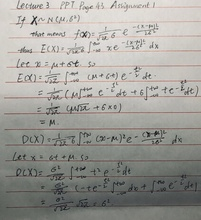
%> input picture q1/hw_lecture3_question1_1.jpg, 201 x 220 px, shrunk from 1079 x 1180 before the run
$ octave --eval "my_gaussian('../q1/hw_lecture3_question1_1.jpg');"   (GNU Octave 9; MATLAB toolbox functions it lacks are replaced by stand-ins)
%> lines starting %> are read from the running program, lines starting %| are printed output that depends on the picture
function my_gaussian(imageName)
%> called with imageName = '../q1/hw_lecture3_question1_1.jpg'

im = imread(imageName);
%> im is the input picture: size 220x201x3 uint8; mean R, G, B 160, 158.6, 153.7
im = rgb2gray(im);
%> im: size 220x201 uint8
[ori_row,ori_col] = size(im);
%> ori_row = 220; ori_col = 201

sigma = 4;
N = 2;
row_num = 4;

H = [];
for i = 1:row_num
    for j = 1:row_num
        tmp = double((i-N-1)^2+(j-N-1)^2);
        H(i,j) = exp(-tmp/(2*sigma*sigma))/(2*pi*sigma);
    end
end
H = H/sum(H(:));              % make sum = 1

result = zeros(ori_row,ori_col);
tmp_img2 = zeros(ori_row+2*N,ori_col+2*N);

for i = 1:ori_row                           % padding with zero
    for j = 1:ori_col
        tmp_img2(i+N,j+N) = im(i,j);
    end
end
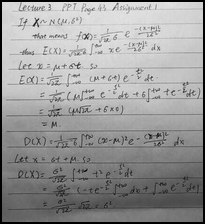
%> tmp_img2: size 224x205 double; min 0, max 242, mean 152.6
tmp_img = [];
for ai = N+1:ori_row+N
    for aj = N+1:ori_col+N
        tmp_img_row = ai-N;
        tmp_img_col = aj-N;
        tmp_img = 0;
        for bi = 1:row_num
            for bj = 1:row_num
                tmp_img = tmp_img+(tmp_img2(tmp_img_row+bi-1,tmp_img_col+bj-1)*H(bi,bj));
            end
        end
        result(tmp_img_row,tmp_img_col) = tmp_img;
    end
end
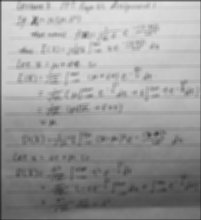
%> result: size 220x201 double; min 37.51, max 224.4, mean 157.1

% to show it normaly
result = uint8(result);
%> result: size 220x201 uint8

figure
subplot(1,2,1);
imshow(im);
title('origin');

subplot(1,2,2);
imshow(result);
title('result');

$ run again, on q1/im.bmp
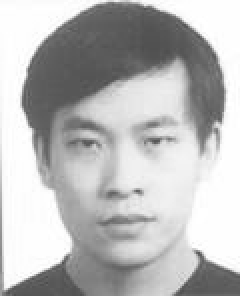
%> input picture q1/im.bmp, 120 x 148 px (shown 2 times larger)
%> in my_gaussian, im is the input picture: size 148x120 uint8; min 76, max 255, mean 185.9
%> after the loop in my_gaussian, `for i = 1:ori_row`:
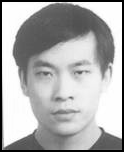
%> tmp_img2: size 152x124 double; min 0, max 255, mean 175.2
%> after the loop in my_gaussian, `for ai = N+1:ori_row+N`:
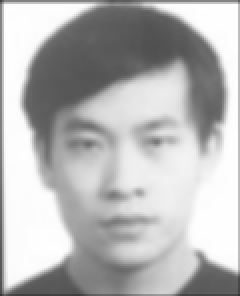
%> result: size 148x120 double (shown 2 times larger); min 53.57, max 255, mean 183
